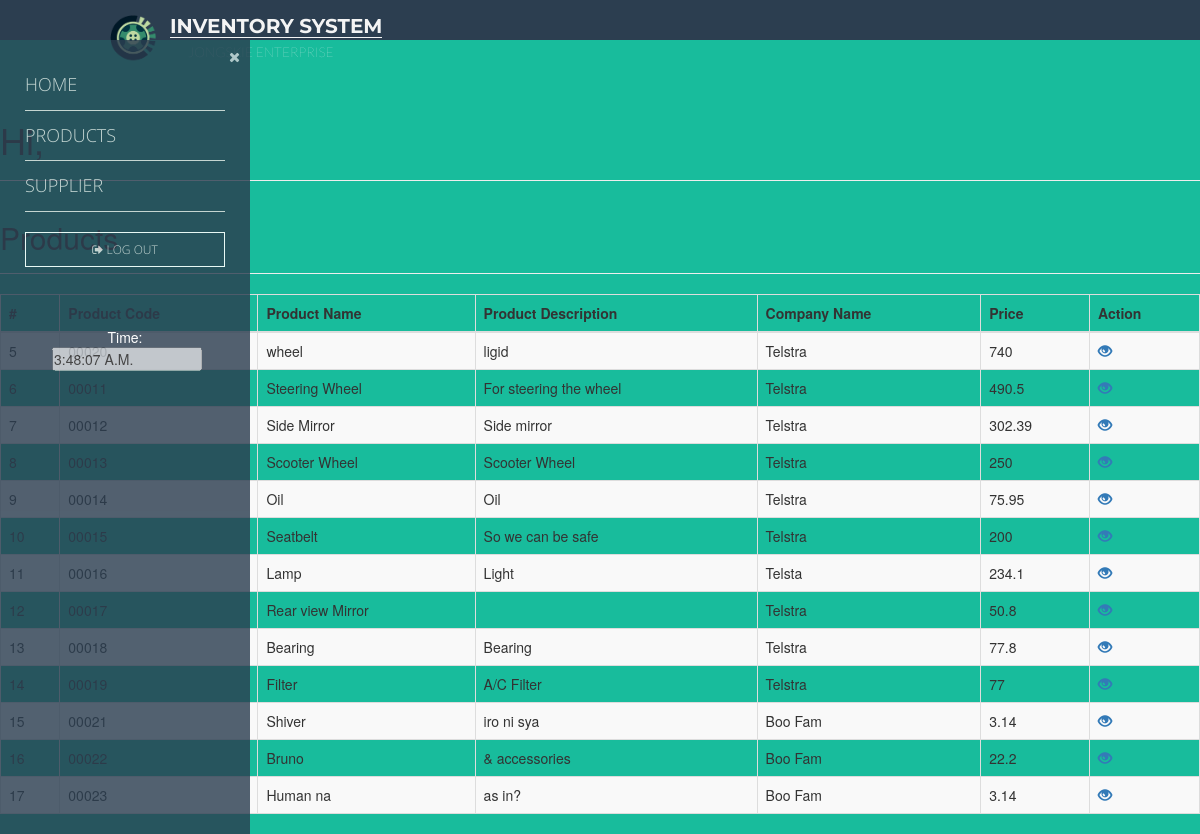
/products.php, run on the app's committed database.
### tables this page shows
CREATE TABLE `products` (
  `ProductID` int(11) NOT NULL,
  `ProductCode` varchar(20) NOT NULL,
  `ProductName` varchar(50) NOT NULL,
  `ProductDescription` varchar(100) NOT NULL,
  `CompanyName` varchar(20) NOT NULL,
  `Price` double NOT NULL
);

### products.php (the view, shortened to what this page needs)
<!DOCTYPE html>
<html lang="en">
<head>
</head>
    <link rel="stylesheet" href="https://maxcdn.bootstrapcdn.com/bootstrap/3.3.7/css/bootstrap.css">
	<body>
	<?php include 'design.php';?>
	<br><br>
    <div class="wrapper">
        <div class="container-fluid">
            <div class="row">
                <div class="col-md-20">
                  <div class="page-header">
                      <h1>Hi, <b><?php echo $_SESSION['username']; ?></b> </h1>
                  </div>
                    <div class="page-header clearfix">
                        <h2 class="pull-left">Products</h2>
                    </div>
                    <?php
                    require_once 'config.php';
                    $sql = "SELECT * FROM products";
                    if($result = mysqli_query($link, $sql)){
                        if(mysqli_num_rows($result) > 0){
                            echo "<table class='table table-bordered table-striped'>";
                                echo "<thead>";
                                    echo "<tr>";
                                        echo "<th>#</th>";
                                        echo "<th>Product Code</th>";
                                        echo "<th>Product Name</th>";
                                        echo "<th>Product Description</th>";
										echo "<th>Company Name</th>";
										echo "<th>Price</th>";
										 echo "<th>Action</th>";
                                    echo "</tr>";
                                echo "</thead>";
                                echo "<tbody>";
                                while($row = mysqli_fetch_array($result)){
                                    echo "<tr>";
										echo "<td>" . $row['ProductID'] . "</td>";
                                        echo "<td>" . $row['ProductCode'] . "</td>";
                                        echo "<td>" . $row['ProductName'] . "</td>";
                                        echo "<td>" . $row['ProductDescription'] . "</td>";
										echo "<td>" . $row['CompanyName'] . "</td>";
										echo "<td>" . $row['Price'] . "</td>";
                                        echo "<td>";
                                            echo "<a href='readProd.php?id=". $row['ProductID'] ."' title='View Record' data-toggle='tooltip'><span class='glyphicon glyphicon-eye-open'></span></a>";
                                            echo "</td>";
                                    echo "</tr>";
                                }
                                echo "</tbody>";
                            echo "</table>";
                        } else{
                            echo "<p class='lead'><em>No products were found.</em></p>";
                        }
                    } else{
                        echo "ERROR: Could not able to execute $sql. " . mysqli_error($link);
                    }
                    ?>
                </div>
            </div>
        </div>
    </div>
</body>
</html>

### design.php (shortened to what this page needs)
<!DOCTYPE html>
<html>
<head>
	<link rel="stylesheet" type="text/css" href="css/font-awesome.min.css">
	<link rel="stylesheet" type="text/css" href="css/minorStyle.css">
<body>
	<header>
       <div class="container">
          <div id="branding">
            <h1>Inventory System</h1>
            <h2>JONGSKIE ENTERPRISE</h2>
            </div>
        </div>
  </header>
	<div class="sidebar_menu">
		<i class="fa fa-times"></i>
		<ul class="navigation_section">
			<a href="home.php"><li class="navigation_item" >
				HOME
			</li>
			<a href="products.php"><li class="navigation_item" >
				PRODUCTS
			</li>
			<a href="suppliers.php"><li class="navigation_item">
				SUPPLIER
			</li>
		</ul>
		<center>
			<a href="logout.php"><h1 class="boxed_item boxed_item_smaller signout">
			<i class="fa fa-sign-out" aria-hidden="true"></i>
				LOG OUT
			</h1></a>
			<br>
<br>
<br>
<div class="hero-unit-clock">
			<form name="clock">
			<font color="white">Time: <br></font>&nbsp;<input style="width:150px;" type="text" class="trans" name="face" value="" disabled>
			</form>
			  </div>
		</center>
	</div>
</body>
</html>

### css/minorStyle.css (style rules this page uses)
* { margin: 0; padding: 0; list-style: none; text-decoration: none; }
body { padding: 0; margin: 0; background-color: #18bc9c; }
.container { width: 80%; margin: auto; overflow: hidden; }
ul { margin: 0; padding: 0; }
header { background: #2c3e50; color: #f4f4f4; padding-top: 30px; min-height: 40px; max-height: 200px; }
header #branding { float: left; }
header #branding h1 { font-family:'Montserrat', san-serif; border-bottom: 1.5px solid #f4f4f4; text-transform: uppercase; font-size:20px; font-weight:bold; position: absolute; margin: 0; top: 15px; left: 170px; }
header #branding h2 { font-family:'Lato', san-serif; font-weight: lighter; font-size:13.5px; position: absolute; margin: 0; top: 45px; left: 188px; }
.fa-times { right: 10px; top: 10px; opacity: 0.7; cursor: pointer; position: absolute; color: white; transition: all 0.2s ease-in-out; }
.sidebar_menu { position: fixed; width: 250px; margin-left: 0px; overflow: hidden; height: 100vh; max-height: 100vh; background-color: rgba(44, 62, 80, 0.9); opacity: 0.9; transition: all 0.3s ease-in-out; }
.navigation_section { margin: 20px 0; display: block; width: 200px; margin-left: 25px; }
.navigation_item { font-weight: 200; font-family: 'Open Sans'; color: white; padding: 12px 0px; box-sizing: border-box; font-size: 18px; color: #D8D8D8; border-bottom: solid 1px #D8D8D8; transition: all 0.3s ease-in-out; cursor: pointer; }
.boxed_item { font-family: 'Open Sans'; font-weight: 200; padding: 10px 20px; display: inline-block; border: solid 2px white; box-sizing: border-box; font-size: 10px; color: white; text-align: center; margin-top: 70px; }
.boxed_item_smaller { font-size: 12px; color: #D8D8D8; width: 200px; transition: all 0.3s ease-in-out; cursor: pointer; border-width: 1px; margin: 0 0 20px 0; }

### products.php (style rules this page uses)
.wrapper { width: 1200px; margin: 0 auto; }
.page-header h2 { margin-top: 0; }
table tr td:last-child a { margin-right: 15px; }

### data on the page
products: ProductName "wheel", ProductDescription "ligid", CompanyName "Telstra", Price "740"
products: ProductName "Steering Wheel", ProductDescription "For steering the wheel", CompanyName "Telstra", Price "490.5"
products: ProductName "Side Mirror", ProductDescription "Side mirror", CompanyName "Telstra", Price "302.39"
products: ProductName "Scooter Wheel", ProductDescription "Scooter Wheel", CompanyName "Telstra", Price "250"
products: ProductName "Oil", ProductDescription "Oil", CompanyName "Telstra", Price "75.95"
products: ProductName "Seatbelt", ProductDescription "So we can be safe", CompanyName "Telstra", Price "200"
products: ProductName "Lamp", ProductDescription "Light", CompanyName "Telsta", Price "234.1"
products: ProductName "Rear view Mirror", CompanyName "Telstra", Price "50.8"
products: ProductName "Bearing", ProductDescription "Bearing", CompanyName "Telstra", Price "77.8"
products: ProductName "Filter", ProductDescription "A/C Filter", CompanyName "Telstra", Price "77"
products: ProductName "Shiver", ProductDescription "iro ni sya", CompanyName "Boo Fam", Price "3.14"
products: ProductName "Bruno", ProductDescription "& accessories", CompanyName "Boo Fam", Price "22.2"
products: ProductName "Human na", ProductDescription "as in?", CompanyName "Boo Fam", Price "3.14"
